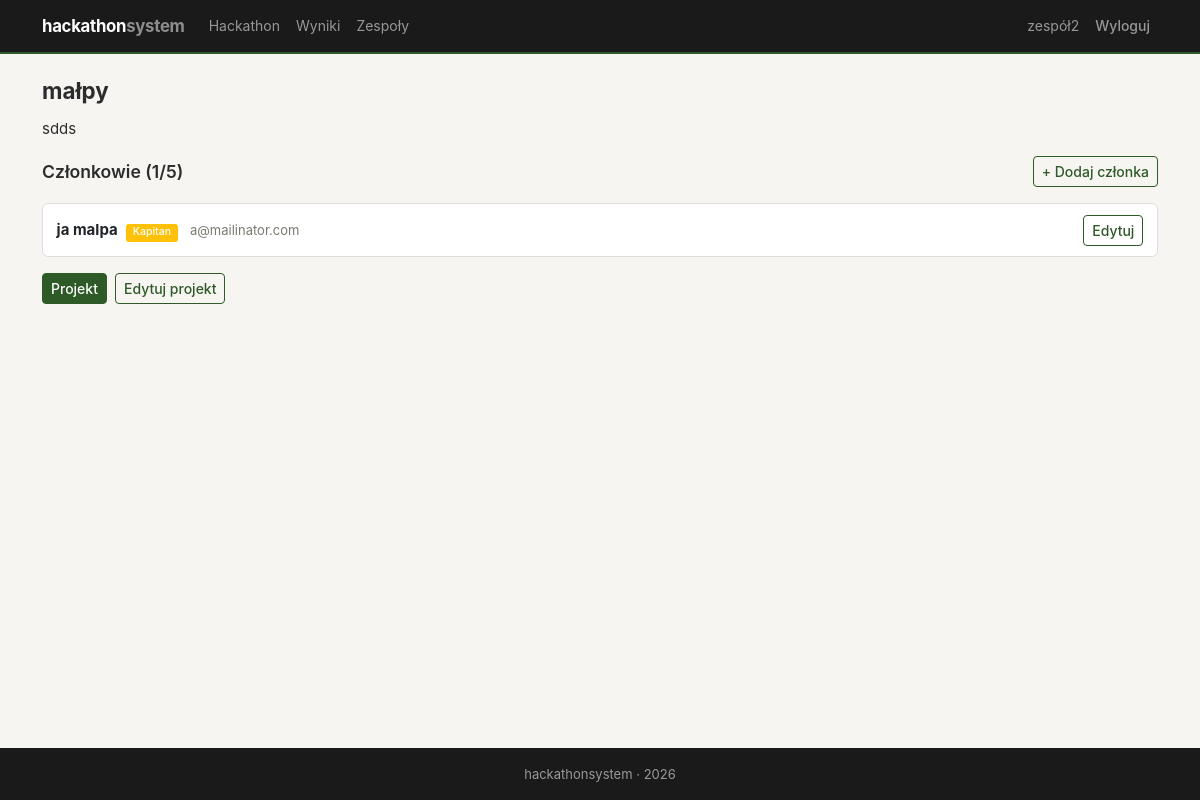
/teams/3/ (signed in), run on the app's committed database.
### teams/models.py (models this page shows, shortened)
class Team(models.Model):
    name = models.CharField(max_length=200, verbose_name='Nazwa zespołu')
    hackathon = models.ForeignKey(Hackathon, on_delete=models.CASCADE, related_name='teams')
    captain = models.ForeignKey(User, on_delete=models.CASCADE, related_name='captained_teams')
    description = models.TextField(blank=True, verbose_name='Opis')
    created_at = models.DateTimeField(auto_now_add=True)
    class Meta:
        unique_together = ['name', 'hackathon']

class TeamMember(models.Model):
    ROLE_CHOICES = [
        ('captain', 'Kapitan'),
        ('member', 'Członek'),
    ]
    team = models.ForeignKey(Team, on_delete=models.CASCADE, related_name='members')
    user = models.ForeignKey(User, on_delete=models.CASCADE, related_name='team_memberships',
                             null=True, blank=True)
    first_name = models.CharField(max_length=100, verbose_name='Imię')
    last_name = models.CharField(max_length=100, verbose_name='Nazwisko')
    email = models.EmailField(blank=True, verbose_name='Email')
    role = models.CharField(max_length=20, choices=ROLE_CHOICES, default='member')
    joined_at = models.DateTimeField(auto_now_add=True)
    @property
    def full_name(self):
        return f"{self.first_name} {self.last_name}".strip()
    class Meta:
        ordering = ['role', 'joined_at']  # kapitan pierwszy ('captain' < 'member')

### hackathon/models.py (models this page shows, shortened)
class Hackathon(models.Model):
    STATUS_CHOICES = [
        ('planned', 'Planowany'),
        ('active', 'Aktywny'),
        ('judging', 'Ocenianie'),
        ('finished', 'Zakończony'),
    ]
    name = models.CharField(max_length=200, verbose_name='Nazwa')
    description = models.TextField(verbose_name='Opis')
    date_start = models.DateTimeField(verbose_name='Data rozpoczęcia')
    date_end = models.DateTimeField(verbose_name='Data zakończenia')
    submit_deadline = models.DateTimeField(verbose_name='Deadline oddania projektów')
    status = models.CharField(max_length=20, choices=STATUS_CHOICES, default='planned', verbose_name='Status')
    max_team_size = models.PositiveIntegerField(default=5, verbose_name='Max wielkość zespołu')
    created_at = models.DateTimeField(auto_now_add=True)
    class Meta:
        ordering = ['-date_start']

### teams/views.py (the view)
# urls.py: path('<int:pk>/', views.team_detail, name='detail'),
@login_required
def team_detail(request, pk):
    team = get_object_or_404(Team, pk=pk)
    members = team.members.all()
    is_captain = team.captain == request.user
    has_project = hasattr(team, 'project')
    return render(request, 'teams/detail.html', {
        'team': team,
        'members': members,
        'is_captain': is_captain,
        'can_add': is_captain and members.count() < team.hackathon.max_team_size,
        'has_project': has_project,
    })

### accounts/models.py (called while the page is built)
    @property
    def is_admin(self):
        return self.role == 'admin'

### teams/templates/teams/detail.html (shortened to what this page needs)
{% extends 'base.html' %}
{% block content %}
<h2>{{ team.name }}</h2>
{% if team.description %}<p>{{ team.description }}</p>{% endif %}
<div class="section-header">
    <h4 class="mb-0">Członkowie ({{ members.count }}/{{ team.hackathon.max_team_size }})</h4>
    {% if can_add %}
        <a href="{% url 'teams:add_member' team.pk %}" class="btn btn-outline-primary btn-sm">+ Dodaj członka</a>
    {% endif %}
</div>
<div class="card mb-3">
    {% for m in members %}
        <div class="item-row">
            <div>
                <strong>{{ m.full_name }}</strong>
                <span class="badge bg-{% if m.role == 'captain' %}warning{% else %}secondary{% endif %} ms-1">{{ m.get_role_display }}</span>
                {% if is_captain and m.email %}<span class="text-muted ms-2" style="font-size:13px">{{ m.email }}</span>{% endif %}
            </div>
            {% if is_captain %}
                <div class="d-flex gap-1">
                    <a href="{% url 'teams:edit_member' team.pk m.pk %}" class="btn btn-sm btn-outline-primary">Edytuj</a>
                </div>
            {% endif %}
        </div>
    {% endfor %}
</div>
{% if is_captain %}
    <div class="d-flex gap-2">
        {% if has_project %}
            <a href="{% url 'projects:detail' team.project.pk %}" class="btn btn-primary btn-sm">Projekt</a>
            <a href="{% url 'projects:edit' team.project.pk %}" class="btn btn-outline-primary btn-sm">Edytuj projekt</a>
        {% else %}
            <a href="{% url 'projects:submit' team.pk %}" class="btn btn-primary btn-sm">Oddaj projekt</a>
        {% endif %}
    </div>
{% endif %}
{% endblock %}

### templates/base.html (shortened to what this page needs)
<!DOCTYPE html>
<html lang="pl">
<head>
    <link href="https://cdn.jsdelivr.net/npm/bootstrap@5.3.0/dist/css/bootstrap.min.css" rel="stylesheet">
    <link href="https://cdn.jsdelivr.net/npm/bootstrap-icons@1.10.0/font/bootstrap-icons.css" rel="stylesheet">
    {% load static %}
    <link rel="stylesheet" href="{% static 'css/style.css' %}">
</head>
<body>
    <nav class="navbar navbar-expand-lg navbar-dark">
        <div class="container">
            <a class="navbar-brand" href="{% url 'home' %}">hackathon<span style="opacity:.5">system</span></a>
            <div class="collapse navbar-collapse" id="navbarNav">
                <ul class="navbar-nav me-auto">
                    <li class="nav-item">
                        <a class="nav-link" href="{% url 'hackathon:detail' %}">Hackathon</a>
                    </li>
                    <li class="nav-item">
                        <a class="nav-link" href="{% url 'jury:results' %}">Wyniki</a>
                    </li>
                    {% if user.is_authenticated %}
                        <li class="nav-item">
                            <a class="nav-link" href="{% url 'teams:list' %}">Zespoły</a>
                        </li>
                    {% endif %}
                </ul>
                <ul class="navbar-nav">
                    {% if user.is_authenticated %}
                        <li class="nav-item">
                            <a class="nav-link" href="{% url 'accounts:dashboard' %}">
                                {{ user.username }}
                            </a>
                        </li>
                        <li class="nav-item">
                            <form method="post" action="{% url 'accounts:logout' %}" class="d-inline">
                                <button type="submit" class="nav-link btn btn-link" style="font-size:14px">Wyloguj</button>
                            </form>
                        </li>
                    {% endif %}
                </ul>
            </div>
        </div>
    </nav>
    <div class="container mt-4">
        {% block content %}{% endblock %}
    </div>
    <footer class="mt-5">
        <div class="container text-center">
            <p class="mb-0">hackathonsystem &middot; 2026</p>
        </div>
    </footer>
</body>
</html>

### static/css/style.css (style rules this page uses)
:root { --c-bg: #f6f5f1; --c-surface: #fff; --c-border: #e0ddd6; --c-text: #2c2c2c; --c-muted: #7a7a72; --c-primary: #2d5a27; --c-primary-light: #e8f0e6; --c-accent: #b8860b; --c-accent-light: #fdf5e6; --c-danger: #a33; --c-nav-bg: #1a1a1a; }
* { box-sizing: border-box; }
body { min-height: 100vh; display: flex; flex-direction: column; background: var(--c-bg); color: var(--c-text); font-family: -apple-system, BlinkMacSystemFont, "Segoe UI", Roboto, sans-serif; font-size: 15px; line-height: 1.55; }
.container.mt-4 { flex: 1; }
.navbar { background: var(--c-nav-bg) !important; padding: .5rem 0; border-bottom: 2px solid var(--c-primary); font-size: 14px; }
.navbar-brand { font-weight: 700; letter-spacing: -0.3px; font-size: 1.05rem; }
.navbar .nav-link { padding: .4rem .7rem; }
.card { background: var(--c-surface); border: 1px solid var(--c-border); border-radius: 6px; box-shadow: none; transition: border-color .15s; }
.btn { font-size: 14px; border-radius: 4px; font-weight: 500; }
.btn-primary { background: var(--c-primary); border-color: var(--c-primary); }
.btn-outline-primary { color: var(--c-primary); border-color: var(--c-primary); }
.badge { font-size: .7em; font-weight: 500; border-radius: 3px; }
h2 { font-size: 1.4rem; font-weight: 700; margin-bottom: .75rem; }
h4 { font-size: 1.1rem; font-weight: 600; }
footer { background: var(--c-nav-bg) !important; font-size: 13px; color: #999 !important; padding: 1rem 0; }
footer p { color: #999; }
.section-header { display: flex; align-items: center; justify-content: space-between; margin-bottom: 1rem; }
.text-muted { color: var(--c-muted) !important; }
a { color: var(--c-primary); }
.item-row { display: flex; align-items: center; justify-content: space-between; padding: .65rem .85rem; border-bottom: 1px solid var(--c-border); }
.item-row:last-child { border-bottom: none; }

### data on the page
Team: name "małpy", description "sdds", hackathon.max_team_size "5"
TeamMember: full_name "ja malpa", role "Kapitan", email "a@mailinator.com"

### other printed values
{{ user.username }} "zespół2"
{{ members.count }} "1"
